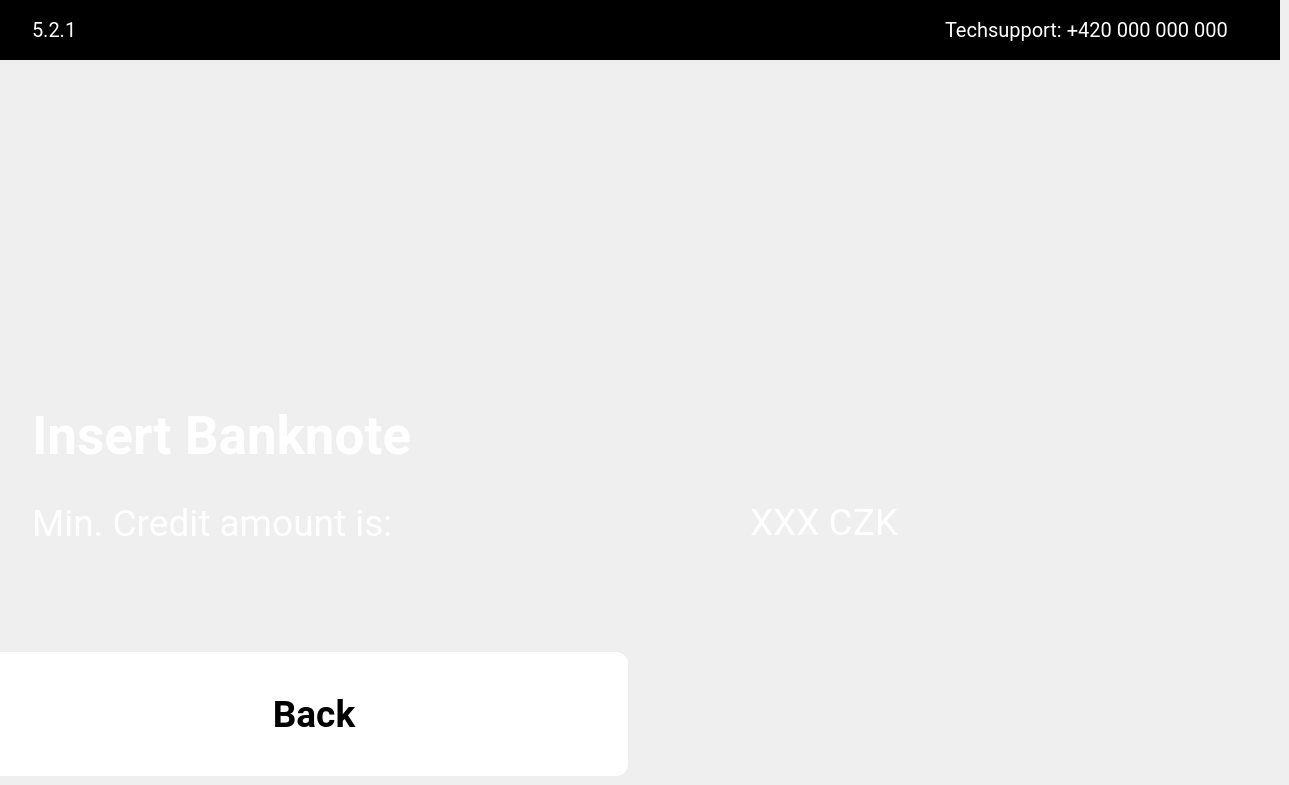
    <widget class="QWidget" name="i32Page">
     <widget class="QFrame" name="i32FrLogo">
      <property name="geometry">
       <rect>
        <x>0</x>
        <y>0</y>
        <width>1280</width>
        <height>60</height>
       </rect>
      </property>
      <property name="styleSheet">
       <string notr="true">background-color:rgb(0, 0, 0);
border:none;</string>
      </property>
      <property name="frameShape">
       <enum>QFrame::StyledPanel</enum>
      </property>
      <property name="frameShadow">
       <enum>QFrame::Raised</enum>
      </property>
      <widget class="QLabel" name="i32LblLogo">
       <property name="geometry">
        <rect>
         <x>578</x>
         <y>13</y>
         <width>124</width>
         <height>34</height>
        </rect>
       </property>
       <property name="text">
        <string>&lt;html&gt;&lt;head/&gt;&lt;body&gt;&lt;p&gt;&lt;img src=&quot;:/res/pic/Frame.png&quot;/&gt;&lt;/p&gt;&lt;/body&gt;&lt;/html&gt;</string>
       </property>
      </widget>
      <widget class="QLabel" name="i32LblNumbPage">
       <property name="geometry">
        <rect>
         <x>32</x>
         <y>18</y>
         <width>120</width>
         <height>24</height>
        </rect>
       </property>
       <property name="font">
        <font>
         <family>Roboto</family>
         <pointsize>15</pointsize>
        </font>
       </property>
       <property name="styleSheet">
        <string notr="true">color:rgb(255, 255, 255);
qproperty-alignment: AlignLeft;</string>
       </property>
       <property name="text">
        <string>5.2.1</string>
       </property>
      </widget>
      <widget class="QLabel" name="i32LblTech">
       <property name="geometry">
        <rect>
         <x>945</x>
         <y>18</y>
         <width>303</width>
         <height>24</height>
        </rect>
       </property>
       <property name="font">
        <font>
         <family>Roboto</family>
         <pointsize>15</pointsize>
        </font>
       </property>
       <property name="styleSheet">
        <string notr="true">color:rgb(255, 255, 255);
qproperty-alignment: AlignLeft;</string>
       </property>
       <property name="text">
        <string>Techsupport: +420 000 000 000</string>
       </property>
      </widget>
     </widget>
     <widget class="QPushButton" name="i32BtnBack">
      <property name="geometry">
       <rect>
        <x>0</x>
        <y>652</y>
        <width>628</width>
        <height>124</height>
       </rect>
      </property>
      <property name="font">
       <font>
        <family>Roboto</family>
        <pointsize>28</pointsize>
        <weight>75</weight>
        <bold>true</bold>
       </font>
      </property>
      <property name="focusPolicy">
       <enum>Qt::NoFocus</enum>
      </property>
      <property name="styleSheet">
       <string notr="true">QPushButton#i32BtnBack{background-color: rgb(255, 255, 255);
color:rgb(0, 0, 0);
border-top-left-radius: 0px;
    border-top-right-radius: 12px;
    border-bottom-right-radius: 12px;
    border-bottom-left-radius: 0px;
image:url(':/res/pic/Vector.png');
image-position: left;
border-style: outset;}
QPushButton#i32BtnBack:pressed{background-color:rgb(222, 222, 222);
border-style: inset;}
</string>
      </property>
      <property name="text">
       <string>Back</string>
      </property>
     </widget>
     <widget class="QLabel" name="i32LblPic">
      <property name="geometry">
       <rect>
        <x>540</x>
        <y>175</y>
        <width>200</width>
        <height>200</height>
       </rect>
      </property>
      <property name="text">
       <string>&lt;html&gt;&lt;head/&gt;&lt;body&gt;&lt;p&gt;&lt;img src=&quot;:/res/pic/notesIN.png&quot;/&gt;&lt;/p&gt;&lt;/body&gt;&lt;/html&gt;</string>
      </property>
     </widget>
     <widget class="QLabel" name="i32LblText">
      <property name="geometry">
       <rect>
        <x>32</x>
        <y>407</y>
        <width>1217</width>
        <height>56</height>
       </rect>
      </property>
      <property name="font">
       <font>
        <family>Roboto</family>
        <pointsize>40</pointsize>
        <weight>75</weight>
        <bold>true</bold>
       </font>
      </property>
      <property name="styleSheet">
       <string notr="true">color:rgb(255, 255, 255);
qproperty-alignment: AlignCenter;</string>
      </property>
      <property name="text">
       <string>Insert Banknote </string>
      </property>
     </widget>
     <widget class="QLabel" name="i32LblText2">
      <property name="geometry">
       <rect>
        <x>32</x>
        <y>495</y>
        <width>1061</width>
        <height>56</height>
       </rect>
      </property>
      <property name="font">
       <font>
        <family>Roboto</family>
        <pointsize>28</pointsize>
       </font>
      </property>
      <property name="styleSheet">
       <string notr="true">color:rgb(255, 255, 255);
qproperty-alignment: AlignCenter;</string>
      </property>
      <property name="text">
       <string>Min. Credit amount is: </string>
      </property>
     </widget>
     <widget class="QLabel" name="i32LblText3">
      <property name="geometry">
       <rect>
        <x>750</x>
        <y>502</y>
        <width>281</width>
        <height>41</height>
       </rect>
      </property>
      <property name="font">
       <font>
        <family>Roboto</family>
        <pointsize>28</pointsize>
       </font>
      </property>
      <property name="styleSheet">
       <string notr="true">color:rgb(255, 255, 255);
qproperty-alignment: AlignLeft;</string>
      </property>
      <property name="text">
       <string>XXX CZK </string>
      </property>
     </widget>
    </widget>
